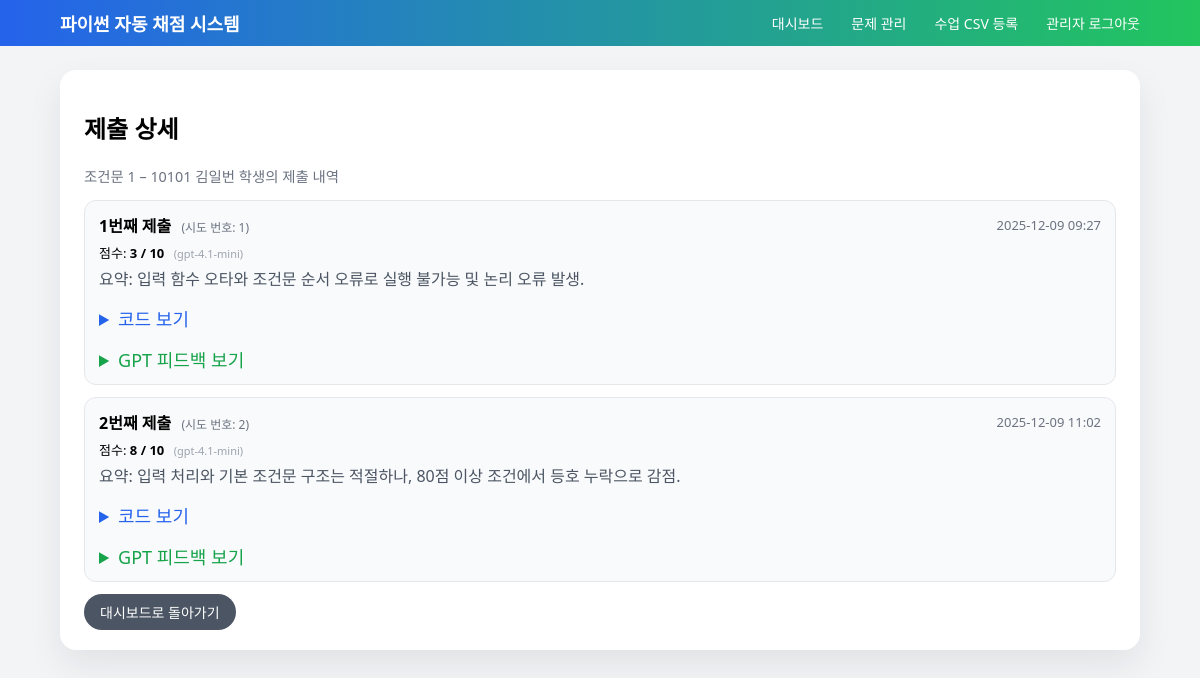
The app's page /admin/submissions?student_id=1&problem_id=1 (signed in) with its own data.
### models.py (models this page shows, shortened)
class Problem(db.Model):
    id = db.Column(db.Integer, primary_key=True)
    title = db.Column(db.String(200), nullable=False)
    description = db.Column(db.Text, nullable=False)
    sample_input = db.Column(db.Text, nullable=True)
    sample_output = db.Column(db.Text, nullable=True)
    answer_code = db.Column(db.Text, nullable=False)
    rubric = db.Column(db.Text, nullable=False)
    is_open = db.Column(db.Boolean, default=False)
    max_score = db.Column(db.Integer, default=10)
    created_at = db.Column(db.DateTime, default=datetime.utcnow)
    updated_at = db.Column(
        db.DateTime, default=datetime.utcnow, onupdate=datetime.utcnow
    )
    submissions = db.relationship("Submission", backref="problem", lazy=True)

class Student(db.Model):
    id = db.Column(db.Integer, primary_key=True)
    grade = db.Column(db.Integer, nullable=False)
    class_no = db.Column(db.Integer, nullable=False)
    student_no = db.Column(db.Integer, nullable=False)
    name = db.Column(db.String(50), nullable=False)
    created_at = db.Column(db.DateTime, default=datetime.utcnow)
    submissions = db.relationship("Submission", backref="student", lazy=True)
    enrollments = db.relationship("Enrollment", backref="student", lazy=True)
    @property
    def student_code(self) -> str:
        return f"{self.grade}{self.class_no:02d}{self.student_no:02d}"

class Submission(db.Model):
    id = db.Column(db.Integer, primary_key=True)
    student_id = db.Column(
        db.Integer, db.ForeignKey("student.id"), nullable=False
    )
    problem_id = db.Column(
        db.Integer, db.ForeignKey("problem.id"), nullable=False
    )
    code = db.Column(db.Text, nullable=False)
    score = db.Column(db.Integer, nullable=True)
    max_score = db.Column(db.Integer, nullable=True)
    feedback = db.Column(db.Text, nullable=True)
    summary = db.Column(db.Text, nullable=True)
    attempt_no = db.Column(db.Integer, nullable=True)        # 몇 번째 시도인지
    gpt_model = db.Column(db.String(100), nullable=True)
    created_at = db.Column(db.DateTime, default=datetime.utcnow)

### app.py (the view)
    @app.route("/admin/submissions")
    @admin_login_required
    def admin_submissions():
        student_id = request.args.get("student_id", type=int)
        problem_id = request.args.get("problem_id", type=int)
        if not student_id or not problem_id:
            flash("student_id와 problem_id가 필요합니다.")
            return redirect(url_for("admin_dashboard"))
        student = Student.query.get_or_404(student_id)
        problem = Problem.query.get_or_404(problem_id)
        subs = (
            Submission.query
            .filter_by(student_id=student.id, problem_id=problem.id)
            .order_by(Submission.attempt_no.asc())
            .all()
        )
        return render_template(
            "admin/submissions.html",
            student=student,
            problem=problem,
            submissions=subs,
        )

### app.py (called while the page is built)
def admin_login_required(f):
    @wraps(f)
    def wrapper(*args, **kwargs):
        if "admin_id" not in session:
            flash("관리자 로그인이 필요합니다.")
            return redirect(url_for("admin_login"))
        return f(*args, **kwargs)
    return wrapper

### templates/admin/submissions.html (shortened to what this page needs)
{% extends "base.html" %}
{% block content %}
<div class="card">
  <h2>제출 상세</h2>
  <p class="text-muted">
    {{ problem.title }} – {{ student.student_code }} {{ student.name }} 학생의 제출 내역
  </p>
  {% if submissions|length == 0 %}
    <p>아직 제출 내역이 없습니다.</p>
  {% else %}
    {% for sub in submissions %}
      <div style="border:1px solid #e5e7eb; border-radius:12px; padding:12px 14px; margin-bottom:12px; background:#f9fafb;">
        <div style="display:flex; justify-content:space-between; align-items:center; margin-bottom:6px;">
          <div>
            <strong>{{ loop.index }}번째 제출</strong>
            <span style="font-size:12px; color:#6b7280; margin-left:6px;">
              (시도 번호: {{ sub.attempt_no or '-' }})
            </span>
          </div>
          <div style="font-size:13px; color:#6b7280;">
            {{ sub.created_at|kst }}
          </div>
        </div>
        <div style="font-size:13px; margin-bottom:4px;">
          점수:
          {% if sub.score is not none %}
            <strong>{{ sub.score }} / {{ sub.max_score }}</strong>
          {% else %}
            -
          {% endif %}
          {% if sub.gpt_model %}
            <span style="font-size:11px; color:#9ca3af; margin-left:6px;">
              ({{ sub.gpt_model }})
            </span>
          {% endif %}
        </div>
        {% if sub.summary %}
          <div style="font-size:16px; margin-bottom:6px; color:#4b5563;">
            요약: {{ sub.summary }}
          </div>
        {% endif %}
        <details style="margin-top:15px;">
          <summary style="cursor:pointer; font-size:18px; color:#2563eb;">
            코드 보기
          </summary>
        </details>
        <details style="margin-top:15px;">
          <summary style="cursor:pointer; font-size:18px; color:#16a34a;">
            GPT 피드백 보기
          </summary>
        </details>
      </div>
    {% endfor %}
  {% endif %}
  <a href="{{ url_for('admin_dashboard') }}" class="btn btn-secondary">
    대시보드로 돌아가기
  </a>
</div>
{% endblock %}

### static/css/main.css (style rules this page uses)
body { font-family: system-ui, -apple-system, BlinkMacSystemFont, sans-serif; margin: 0; background: #f3f4f6; }
.card { background: #fff; border-radius: 12px; padding: 16px 20px; box-shadow: 0 10px 30px rgba(15, 23, 42, 0.08); margin-bottom: 16px; }
.btn { display: inline-block; padding: 8px 14px; border-radius: 999px; border: none; background: #2563eb; color: #fff; text-decoration: none; font-size: 0.9rem; cursor: pointer; }
.btn-secondary { background: #6b7280; }
.text-muted { color: #6b7280; font-size: 0.9rem; }
body { margin: 0; font-family: system-ui, -apple-system, BlinkMacSystemFont, "Segoe UI", sans-serif; background: #f3f4f6; }
.card { background: white; border-radius: 16px; padding: 20px 24px; box-shadow: 0 15px 35px rgba(15, 23, 42, 0.08); }
.btn { display: inline-block; border-radius: 999px; border: none; background: #2563eb; color: white; padding: 8px 16px; font-size: 14px; cursor: pointer; text-decoration: none; }
.btn-secondary { background: #4b5563; }

### records on screen
Problem: title "조건문 1"
Student: student_code "10101", name "김일번"
Submission: attempt_no "1", created_at|kst "2025-12-09 09:27", score "3", max_score "10", gpt_model "gpt-4.1-mini", summary "입력 함수 오타와 조건문 순서 오류로 실행 불가능 및 논리 오류 발생."
Submission: attempt_no "2", created_at|kst "2025-12-09 11:02", score "8", max_score "10", gpt_model "gpt-4.1-mini", summary "입력 처리와 기본 조건문 구조는 적절하나, 80점 이상 조건에서 등호 누락으로 감점."
